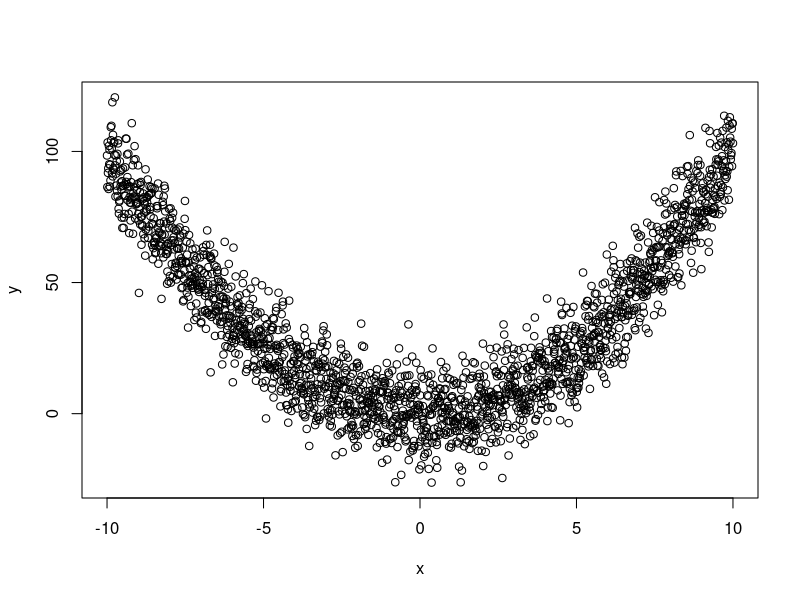
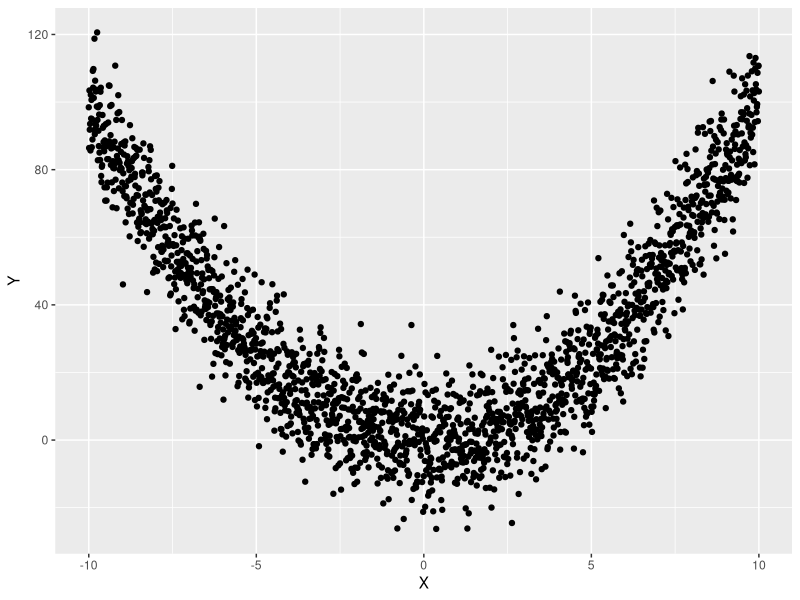
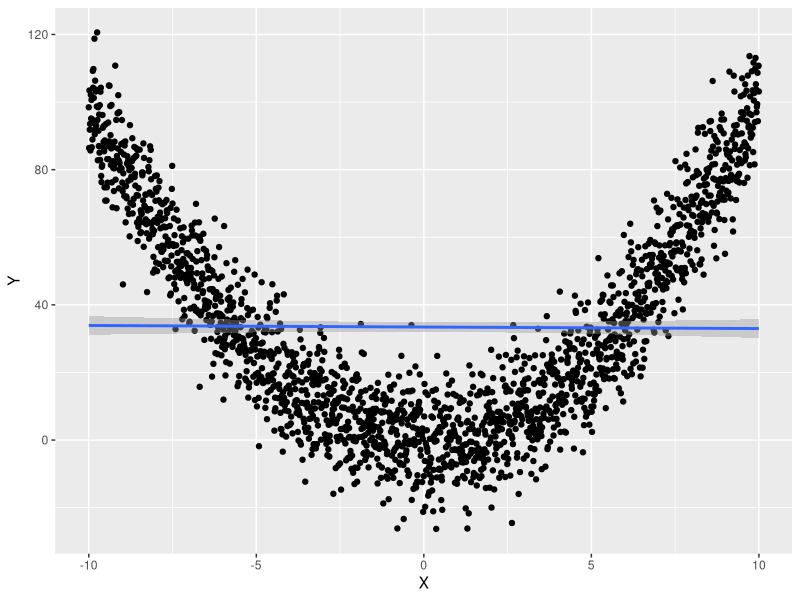
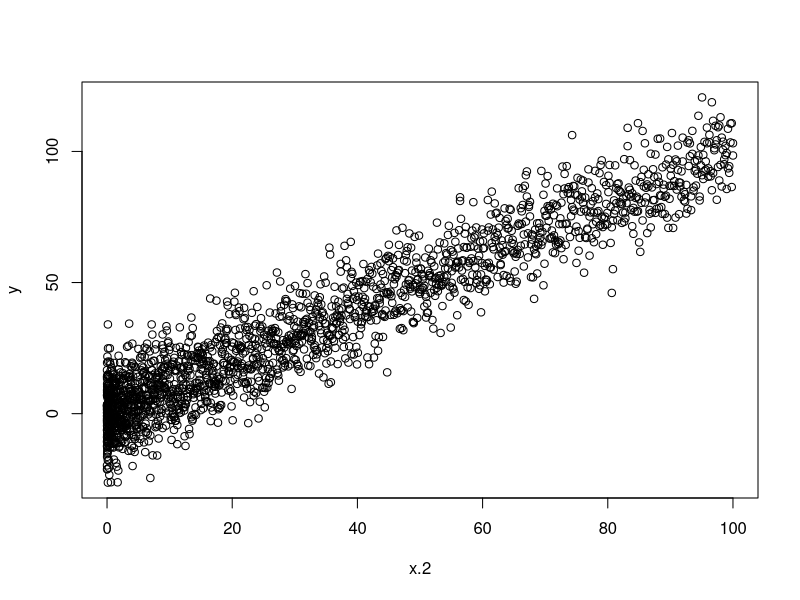
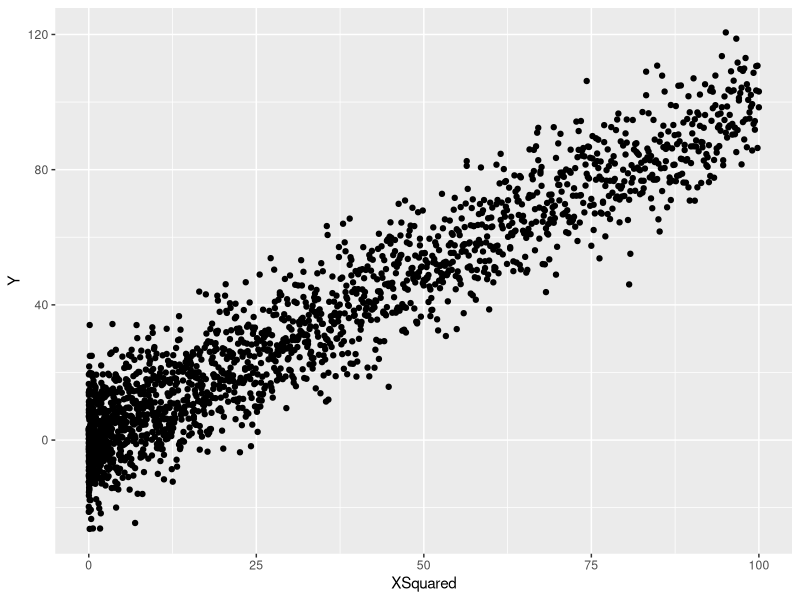
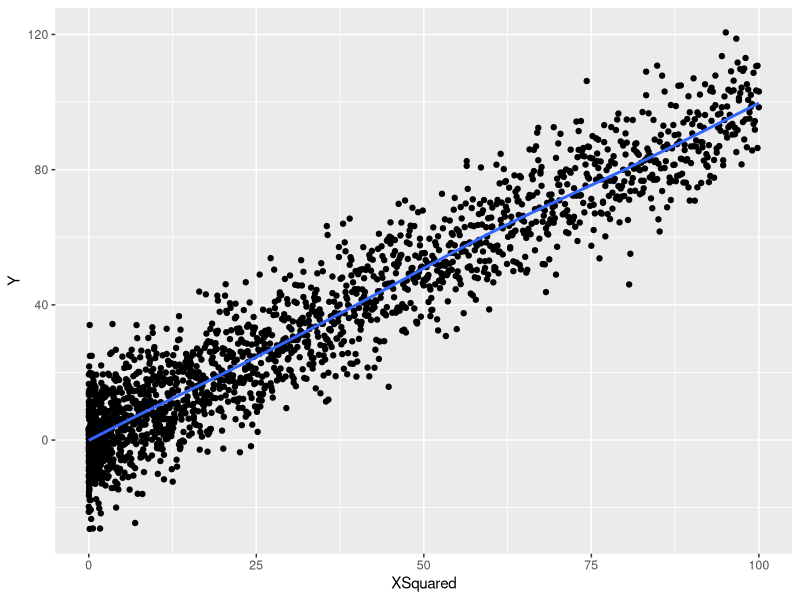
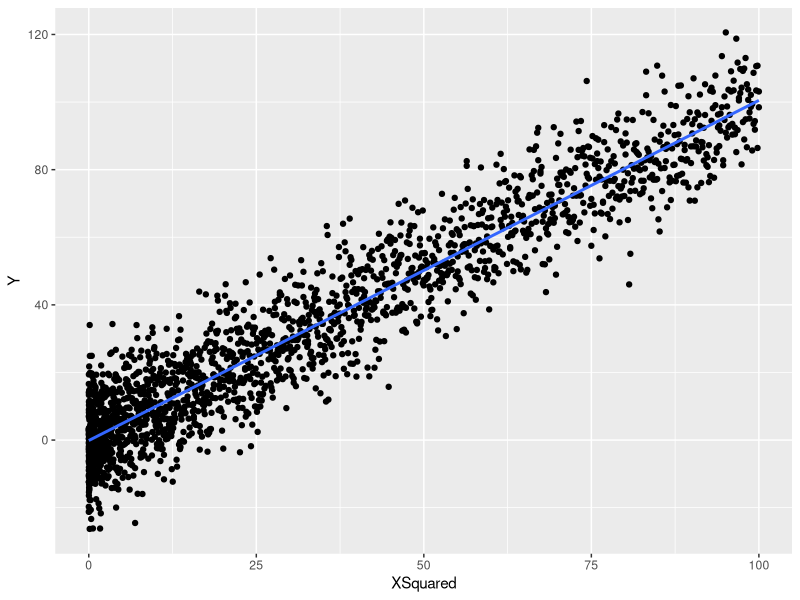

Generate these figures, in order, with R:
# script to play with regression.
# borrows from flow of chapter 6 of 'machine learning for hackers'

# clear memory
rm(list=ls())

# let's make us some fake data.

## x
x <- seq(-10, 10, by = 0.01)
## y
y <- x ^ 2 + rnorm(length(x), 0, 10)

# plot it
plot(x,y)
# make it fancy
library(ggplot2)
ggplot(data.frame(X = x, Y = y), aes(x = X, y = Y)) +
  geom_point()
# even fancier, please
ggplot(data.frame(X = x, Y = y), aes(x = X, y = Y)) +
  geom_point() + geom_smooth(method = "lm")
  geom_smooth(se = FALSE)

# define a variable for x^2
x.2 <- x ^ 2

# plot y against it.
plot(x.2,y)
# make it fancier
ggplot(data.frame(XSquared = x.2, Y = y), aes(x = XSquared, y = Y)) +
  geom_point() 
# now makeit fancy with a smooth cuve
ggplot(data.frame(XSquared = x.2, Y = y), aes(x = XSquared, y = Y)) +
  geom_point() +
  geom_smooth(se = FALSE)
# now make it fancy with a smooth curve learned from lm
ggplot(data.frame(XSquared = x.2, Y = y), aes(x = XSquared, y = Y)) +
  geom_point() +
  geom_smooth(method = 'lm', se = FALSE)


# NOW LET'S START US SOME MODELING:

# fit to x^1
lm.out<-lm(y~x)
lm.out$coefficients

# what there are 2 coeffs? yes there's constant by default. 
# we can make it explicit too:
lm.out<-lm(y~1+x)
lm.out$coefficients

# what of polynom?
lm.out<-lm(y~x.2)
lm.out$coefficients

# whoa, what of both?
lm.out<-lm(y~x.2+x)
lm.out$coefficients

# convince yourself this makes sense.

## MODEL SIN CURVE
x <- seq(0, 1, by = 0.01)
y <- sin(2 * pi * x) + rnorm(length(x), 0, 0.1)

# let's use data frames to make the whole of the polynomial:
df <- data.frame(X = x, Y = y)
df <- transform(df, X2 = X ^ 2)
df <- transform(df, X3 = X ^ 3)
df <- transform(df, X4 = X ^ 4)
df <- transform(df, X5 = X ^ 5)
df <- transform(df, X6 = X ^ 6)
df <- transform(df, X7 = X ^ 7)
df <- transform(df, X8 = X ^ 8)
df <- transform(df, X9 = X ^ 9)
df <- transform(df, X10 = X ^ 10)
df <- transform(df, X11 = X ^ 11)
df <- transform(df, X12 = X ^ 12)
df <- transform(df, X13 = X ^ 13)
df <- transform(df, X14 = X ^ 14)
df <- transform(df, X15 = X ^ 15)

# fit to little polynomial
lilpoly <- lm(Y ~ X + X2 + X3, data = df)

# fit to big polynomial
bigpoly <- lm(
    Y ~
      X + X2 + X3 + X4 + X5 + X6 + X7 + X8 + X9 + X10 + X11 + X12 + X13 + X14,
  data = df)

# use "poly" to get orthogonal polynomials
summary(lm(Y ~ poly(X, degree = 14,raw=T), data = df))